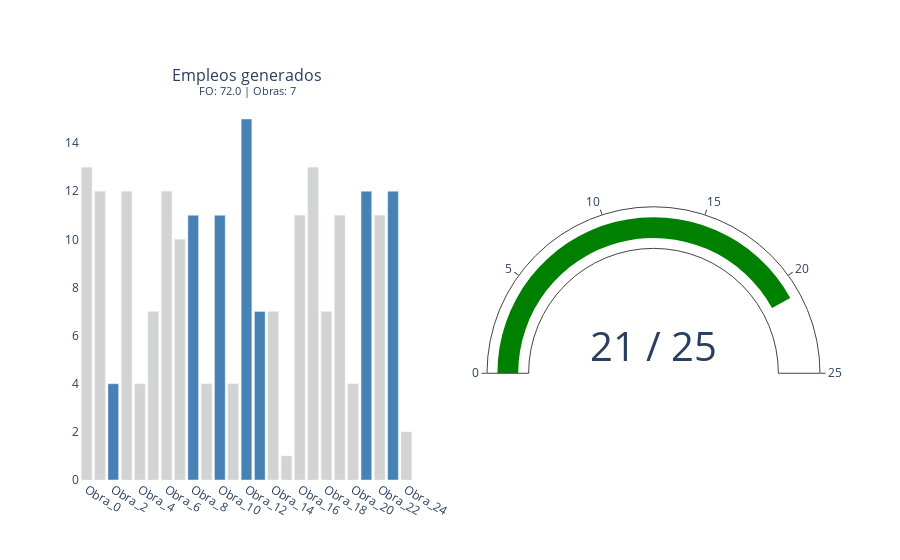

The cell this chart's notebook holds for it:
### Code cell
# 8. TODO Defina un nuevo criterio (como diccionario)
criterio = {i: e[i] / c[i] for i in O}

# ----- DESDE ACÁ EN ADELANTE, NO TOQUE EL CÓDIGO DE ESTÁ CELDA.

# . Correr
start = time.perf_counter()
obj_greedy, obras_selec_greedy, presupuesto_usado_greedy = greedy_knapsack(O, c, e, p, criterio)
end = time.perf_counter()

# . Reportar
print("Objetos seleccionados:")
for idx in obras_selec_greedy:
    w, v = c[idx], e[idx]
    print(f"  • Obj {idx:>2}: peso={w}, valor={v}")

print(f"FO (valor total):    {obj_greedy}")
print(f"Presupuesto usado:   {presupuesto_usado_greedy}/{p}")

report(obras, obras_selec_greedy, obj_greedy, presupuesto_usado_greedy, p)      #   ▸ Reportar


# . Almacenar resultados
resultados.append({
    "Método"             : "Greedy (e/c)",
    "Empleos generados"  : obj_greedy,
    "Obras seleccionadas": len(obras_selec_greedy),
    "Presupuesto usado"  : presupuesto_usado_greedy,
    "Tiempo (s)"         : end - start
})

### Figure 1 — Plotly figure (JSON) as saved in the notebook; plotly's stock layout.template omitted (floating-point values rounded to 4 significant figures)
{"data": [{"customdata": [8.0, 7.0, 7.0, 7.0, 7.0, 9.0, 7.0, 8.0, 9.0, 5.0, 8.0, 7.0, 8.0, 8.0, 7.0, 10.0, 6.0, 7.0], "hovertemplate": "<b>%{x}</b><br>Empleos: %{y}<br>Costo: %{customdata} millones", "marker": {"color": "lightgray"}, "type": "bar", "x": ["Obra_0", "Obra_1", "Obra_3", "Obra_4", "Obra_5", "Obra_6", "Obra_7", "Obra_9", "Obra_11", "Obra_14", "Obra_15", "Obra_16", "Obra_17", "Obra_18", "Obra_19", "Obra_20", "Obra_22", "Obra_24"], "xaxis": "x", "y": [13.0, 12.0, 12.0, 4.0, 7.0, 12.0, 10.0, 4.0, 4.0, 7.0, 1.0, 11.0, 13.0, 7.0, 11.0, 4.0, 11.0, 2.0], "yaxis": "y"}, {"customdata": [2.0, 4.0, 1.0, 8.0, 3.0, 2.0, 1.0], "hovertemplate": "<b>%{x}</b><br>Empleos: %{y}<br>Costo: %{customdata} millones", "marker": {"color": "steelblue"}, "type": "bar", "x": ["Obra_2", "Obra_8", "Obra_10", "Obra_12", "Obra_13", "Obra_21", "Obra_23"], "xaxis": "x", "y": [4.0, 11.0, 11.0, 15.0, 7.0, 12.0, 12.0], "yaxis": "y"}, {"domain": {"x": [0.55, 1], "y": [0, 1]}, "gauge": {"axis": {"range": [0, 25]}}, "mode": "gauge+number", "number": {"font": {"size": 40}, "suffix": " / 25"}, "type": "indicator", "value": 21}], "layout": {"annotations": [{"font": {"size": 16}, "showarrow": false, "text": "Empleos generados<br><sup>FO: 72.0 | Obras: 7</sup>", "x": 0.225, "xanchor": "center", "xref": "paper", "y": 1, "yanchor": "bottom", "yref": "paper"}], "barmode": "overlay", "paper_bgcolor": "white", "plot_bgcolor": "white", "showlegend": false, "xaxis": {"anchor": "y", "categoryarray": ["Obra_0", "Obra_1", "Obra_2", "Obra_3", "Obra_4", "Obra_5", "Obra_6", "Obra_7", "Obra_8", "Obra_9", "Obra_10", "Obra_11", "Obra_12", "Obra_13", "Obra_14", "Obra_15", "Obra_16", "Obra_17", "Obra_18", "Obra_19", "Obra_20", "Obra_21", "Obra_22", "Obra_23", "Obra_24"], "categoryorder": "array", "domain": [0, 0.45], "showgrid": false}, "yaxis": {"anchor": "x", "domain": [0, 1], "showgrid": false}}}
